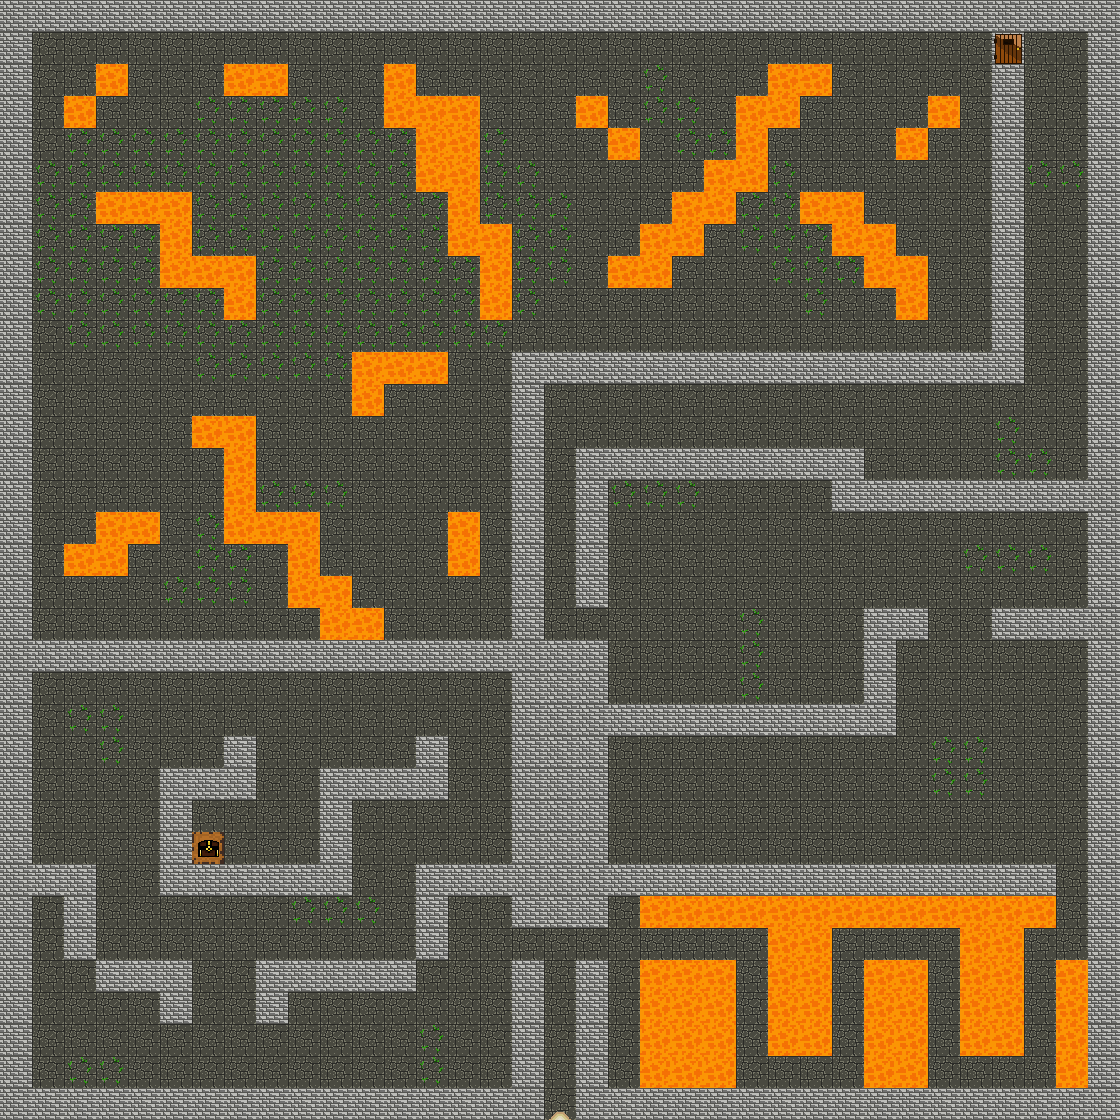

This game map was drawn from its Tiled (.tmx) file and the tilesets committed beside it. A one-line description and the full map source follow:
An orthogonal 35x35 tile map with 32x32 px tiles, 1 tile layer (Livello tile 1) and 28 objects (14x Bat_Green, 13x Cockroach, NM_Dragon_Green).

<map version="1.0" orientation="orthogonal" renderorder="right-down" width="35" height="35" tilewidth="32" tileheight="32" nextobjectid="31">
 <tileset firstgid="1" name="tileset" tilewidth="32" tileheight="32" tilecount="256" columns="16">
  <image source="../tileset.png" width="512" height="512" />
 </tileset>
 <layer name="Livello tile 1" width="35" height="35">
  <data encoding="csv">
204,204,204,204,204,204,204,204,204,204,204,204,204,204,204,204,204,204,204,204,204,204,204,204,204,204,204,204,204,204,204,204,204,204,204,
204,207,207,207,207,207,207,207,207,207,207,207,207,207,207,207,207,207,207,207,207,207,207,207,207,207,207,207,207,207,207,205,207,207,204,
204,207,207,220,207,207,207,220,220,207,207,207,220,207,207,207,207,207,207,207,209,207,207,207,220,220,207,207,207,207,207,204,207,207,204,
204,207,220,207,207,207,209,209,209,209,209,207,220,220,220,207,207,207,220,207,209,209,207,220,220,207,207,207,207,220,207,204,207,207,204,
204,207,209,209,209,209,209,209,209,209,209,209,209,220,220,209,207,207,207,220,207,209,209,220,207,207,207,207,220,207,207,204,207,207,204,
204,209,209,209,209,209,209,209,209,209,209,209,209,220,220,209,209,207,207,207,207,207,220,220,209,207,207,207,207,207,207,204,209,209,204,
204,209,209,220,220,220,209,209,209,209,209,209,209,209,220,209,209,209,207,207,207,220,220,209,209,220,220,207,207,207,207,204,207,207,204,
204,209,209,209,209,220,209,209,209,209,209,209,209,209,220,220,209,209,207,207,220,220,207,209,209,209,220,220,207,207,207,204,207,207,204,
204,209,209,209,209,220,220,220,209,209,209,209,209,209,209,220,209,209,207,220,220,207,207,207,209,209,209,220,220,207,207,204,207,207,204,
204,209,209,209,209,209,209,220,209,209,209,209,209,209,209,220,209,207,207,207,207,207,207,207,207,209,207,207,220,207,207,204,207,207,204,
204,207,209,209,209,209,209,209,209,209,209,209,209,209,209,209,207,207,207,207,207,207,207,207,207,207,207,207,207,207,207,204,207,207,204,
204,207,207,207,207,207,209,209,209,209,209,220,220,220,207,207,204,204,204,204,204,204,204,204,204,204,204,204,204,204,204,204,207,207,204,
204,207,207,207,207,207,207,207,207,207,207,220,207,207,207,207,204,207,207,207,207,207,207,207,207,207,207,207,207,207,207,207,207,207,204,
204,207,207,207,207,207,220,220,207,207,207,207,207,207,207,207,204,207,207,207,207,207,207,207,207,207,207,207,207,207,207,209,207,207,204,
204,207,207,207,207,207,207,220,207,207,207,207,207,207,207,207,204,207,204,204,204,204,204,204,204,204,204,207,207,207,207,209,209,207,204,
204,207,207,207,207,207,207,220,209,209,209,207,207,207,207,207,204,207,204,209,209,209,207,207,207,207,204,204,204,204,204,204,204,204,204,
204,207,207,220,220,207,209,220,220,220,207,207,207,207,220,207,204,207,204,207,207,207,207,207,207,207,207,207,207,207,207,207,207,207,204,
204,207,220,220,207,207,209,209,207,220,207,207,207,207,220,207,204,207,204,207,207,207,207,207,207,207,207,207,207,207,209,209,209,207,204,
204,207,207,207,207,209,209,209,207,220,220,207,207,207,207,207,204,207,204,207,207,207,207,207,207,207,207,207,207,207,207,207,207,207,204,
204,207,207,207,207,207,207,207,207,207,220,220,207,207,207,207,204,207,207,207,207,207,207,209,207,207,207,204,204,207,207,204,204,204,204,
204,204,204,204,204,204,204,204,204,204,204,204,204,204,204,204,204,204,204,207,207,207,207,209,207,207,207,204,207,207,207,207,207,207,204,
204,207,207,207,207,207,207,207,207,207,207,207,207,207,207,207,204,204,204,207,207,207,207,209,207,207,207,204,207,207,207,207,207,207,204,
204,207,209,209,207,207,207,207,207,207,207,207,207,207,207,207,204,204,204,204,204,204,204,204,204,204,204,204,207,207,207,207,207,207,204,
204,207,207,209,207,207,207,204,207,207,207,207,207,204,207,207,204,204,204,207,207,207,207,207,207,207,207,207,207,209,209,207,207,207,204,
204,207,207,207,207,204,204,204,207,207,204,204,204,204,207,207,204,204,204,207,207,207,207,207,207,207,207,207,207,209,209,207,207,207,204,
204,207,207,207,207,204,207,207,207,207,204,207,207,207,207,207,204,204,204,207,207,207,207,207,207,207,207,207,207,207,207,207,207,207,204,
204,207,207,207,207,204,252,207,207,207,204,207,207,207,207,207,204,204,204,207,207,207,207,207,207,207,207,207,207,207,207,207,207,207,204,
204,204,204,207,207,204,204,204,204,204,204,207,207,204,204,204,204,204,204,204,204,204,204,204,204,204,204,204,204,204,204,204,204,207,204,
204,207,204,207,207,207,207,207,207,209,209,209,207,204,207,207,204,204,204,207,220,220,220,220,220,220,220,220,220,220,220,220,220,207,204,
204,207,204,207,207,207,207,207,207,207,207,207,207,204,207,207,207,207,207,207,207,207,207,207,220,220,207,207,207,207,220,220,207,207,204,
204,207,207,204,204,204,207,207,204,204,204,204,204,207,207,207,204,207,204,207,220,220,220,207,220,220,207,220,220,207,220,220,207,220,204,
204,207,207,207,207,204,207,207,204,207,207,207,207,207,207,207,204,207,204,207,220,220,220,207,220,220,207,220,220,207,220,220,207,220,204,
204,207,207,207,207,207,207,207,207,207,207,207,207,209,207,207,204,207,204,207,220,220,220,207,220,220,207,220,220,207,220,220,207,220,204,
204,207,209,209,207,207,207,207,207,207,207,207,207,209,207,207,204,207,204,207,220,220,220,207,207,207,207,220,220,207,207,207,207,220,204,
204,204,204,204,204,204,204,204,204,204,204,204,204,204,204,204,204,255,204,204,204,204,204,204,204,204,204,204,204,204,204,204,204,204,204
</data>
 </layer>
 <objectgroup name="objects">
  <object id="1" name="NM_Dragon_Green" x="265.333" y="224" />
  <object id="4" name="Cockroach" x="697.333" y="797.333" />
  <object id="5" name="Cockroach" x="949.333" y="796" />
  <object id="6" name="Cockroach" x="698.667" y="610.667" />
  <object id="7" name="Cockroach" x="848" y="572" />
  <object id="8" name="Cockroach" x="410.667" y="1044" />
  <object id="9" name="Cockroach" x="114.667" y="1048" />
  <object id="10" name="Cockroach" x="102.667" y="772" />
  <object id="11" name="Cockroach" x="350.667" y="721.333" />
  <object id="12" name="Cockroach" x="1005.33" y="430.667" />
  <object id="13" name="Bat_Green" x="562.667" y="204" />
  <object id="14" name="Bat_Green" x="845.333" y="140" />
  <object id="15" name="Bat_Green" x="769.333" y="292" />
  <object id="16" name="Bat_Green" x="385.333" y="508" />
  <object id="17" name="Bat_Green" x="188" y="588" />
  <object id="18" name="Bat_Green" x="105.333" y="442.667" />
  <object id="19" name="Cockroach" x="958" y="644" />
  <object id="20" name="Cockroach" x="989" y="555" />
  <object id="21" name="Cockroach" x="721" y="525" />
  <object id="22" name="Cockroach" x="734" y="414" />
  <object id="23" name="Bat_Green" x="784" y="648" />
  <object id="24" name="Bat_Green" x="825" y="802" />
  <object id="25" name="Bat_Green" x="1038" y="718" />
  <object id="26" name="Bat_Green" x="226" y="932" />
  <object id="27" name="Bat_Green" x="389" y="840" />
  <object id="28" name="Bat_Green" x="237" y="1054" />
  <object id="29" name="Bat_Green" x="751" y="1042" />
  <object id="30" name="Bat_Green" x="942" y="990" />
 </objectgroup>
</map>